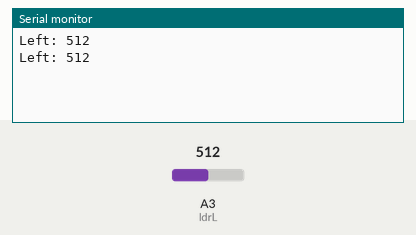
Bench run of a sketch on a simulated Arduino Uno, built with avr-gcc and run on an emulated ATmega328P. Shown: the last lines printed to the serial monitor. The test bench sets the inputs (shaded band); at power-on: A3 (ldrL) = 512.

Above: at 1.8 s.
1.9 s: A3 (ldrL) set to 716
At 2.8 s:
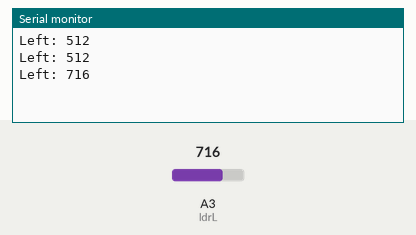
3.4 s: A3 (ldrL) set to 900
At 4.7 s:
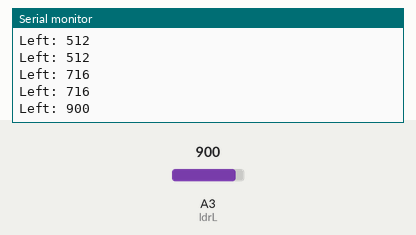
Timing chart, 0 to 6.4 s (numbered marks = the images above; inputs shaded):
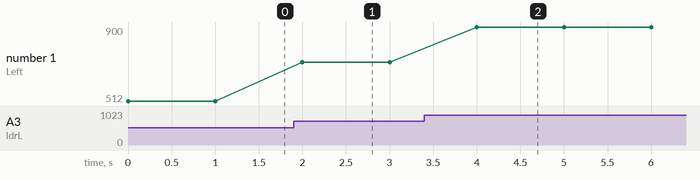

The sketch:

lightSensor.ino
```cpp
int ldrL = A3;
int ldrC = A4;
int ldrR = A5;

void setup() {
  // put your setup code here, to run once:
  pinMode(ldrL, INPUT);
  //pinMode(ldrC, INPUT);
  //pinMode(ldrR, INPUT);

  Serial.begin(9600);
}

void loop() {
  // put your main code here, to run repeatedly:
  int readingL = analogRead(ldrL);
  //int readingC = analogRead(ldrC);
  //int readingR = analogRead(ldrR);
  Serial.print("Left: ");
  Serial.print(readingL);
  Serial.println(" ");
//
//  Serial.print("Center: ");
//  Serial.print(readingC);
//  Serial.print(" ");
//
//  Serial.print("Right: ");
//  Serial.print(readingR);

  delay(1000); // print every second
}
```

Measured:
- after the input at 1.9 s, the serial monitor: prints a new line after 0.10 s (image 1)
- after the input at 3.4 s, the serial monitor: prints a new line after 0.60 s (image 2)
- plotted number 1: 512 → 716 after the input at 1.9 s, 716 → 900 after the input at 3.4 s
